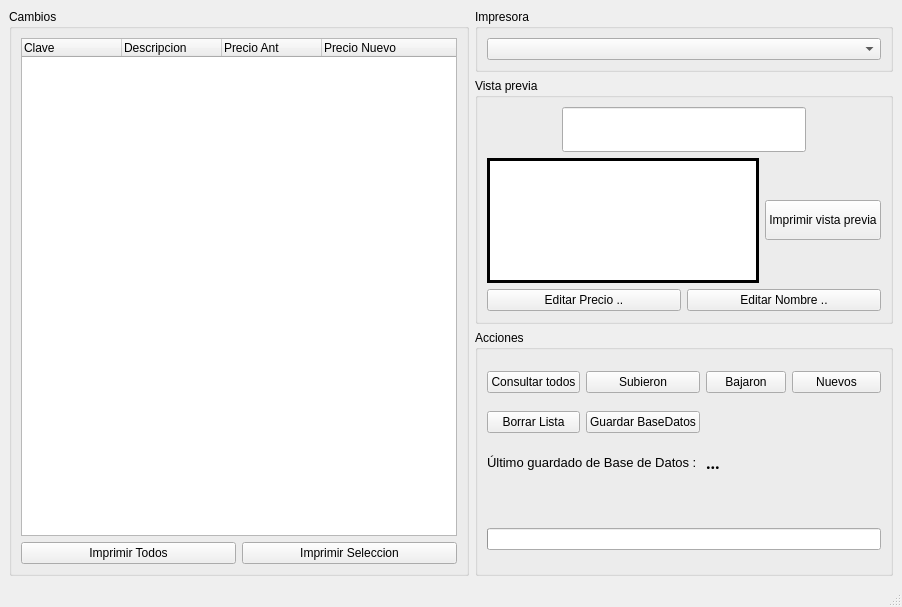
<?xml version="1.0" encoding="UTF-8"?>
<ui version="4.0">
 <class>PreciosEstantes</class>
 <widget class="QMainWindow" name="PreciosEstantes">
  <property name="geometry">
   <rect>
    <x>0</x>
    <y>0</y>
    <width>902</width>
    <height>607</height>
   </rect>
  </property>
  <property name="windowTitle">
   <string>PreciosEstantes</string>
  </property>
  <widget class="QWidget" name="centralwidget">
   <property name="enabled">
    <bool>true</bool>
   </property>
   <property name="sizePolicy">
    <sizepolicy hsizetype="Maximum" vsizetype="Maximum">
     <horstretch>0</horstretch>
     <verstretch>0</verstretch>
    </sizepolicy>
   </property>
   <layout class="QGridLayout" name="gridLayout">
    <item row="1" column="1">
     <widget class="QGroupBox" name="groupBox">
      <property name="sizePolicy">
       <sizepolicy hsizetype="Maximum" vsizetype="Preferred">
        <horstretch>0</horstretch>
        <verstretch>0</verstretch>
       </sizepolicy>
      </property>
      <property name="title">
       <string>Vista previa</string>
      </property>
      <layout class="QVBoxLayout" name="verticalLayout_4">
       <item>
        <layout class="QHBoxLayout" name="horizontalLayout">
         <item>
          <spacer name="horizontalSpacer">
           <property name="orientation">
            <enum>Qt::Horizontal</enum>
           </property>
           <property name="sizeHint" stdset="0">
            <size>
             <width>40</width>
             <height>20</height>
            </size>
           </property>
          </spacer>
         </item>
         <item>
          <widget class="QLineEdit" name="input">
           <property name="font">
            <font>
             <family>Century Gothic</family>
             <pointsize>20</pointsize>
            </font>
           </property>
          </widget>
         </item>
         <item>
          <spacer name="horizontalSpacer_2">
           <property name="orientation">
            <enum>Qt::Horizontal</enum>
           </property>
           <property name="sizeHint" stdset="0">
            <size>
             <width>40</width>
             <height>20</height>
            </size>
           </property>
          </spacer>
         </item>
        </layout>
       </item>
       <item>
        <layout class="QHBoxLayout" name="horizontalLayout_2">
         <item>
          <widget class="QLabel" name="previa">
           <property name="sizePolicy">
            <sizepolicy hsizetype="Fixed" vsizetype="Fixed">
             <horstretch>0</horstretch>
             <verstretch>0</verstretch>
            </sizepolicy>
           </property>
           <property name="minimumSize">
            <size>
             <width>272</width>
             <height>125</height>
            </size>
           </property>
           <property name="maximumSize">
            <size>
             <width>272</width>
             <height>125</height>
            </size>
           </property>
           <property name="sizeIncrement">
            <size>
             <width>0</width>
             <height>0</height>
            </size>
           </property>
           <property name="styleSheet">
            <string notr="true">border : 3px solid black; background: white;</string>
           </property>
           <property name="text">
            <string/>
           </property>
          </widget>
         </item>
         <item>
          <widget class="QPushButton" name="imprimir_previa">
           <property name="sizePolicy">
            <sizepolicy hsizetype="Preferred" vsizetype="Fixed">
             <horstretch>0</horstretch>
             <verstretch>0</verstretch>
            </sizepolicy>
           </property>
           <property name="minimumSize">
            <size>
             <width>0</width>
             <height>40</height>
            </size>
           </property>
           <property name="maximumSize">
            <size>
             <width>16777215</width>
             <height>40</height>
            </size>
           </property>
           <property name="text">
            <string>Imprimir vista previa</string>
           </property>
          </widget>
         </item>
        </layout>
       </item>
       <item>
        <layout class="QHBoxLayout" name="horizontalLayout_5">
         <item>
          <widget class="QPushButton" name="editar_precio">
           <property name="text">
            <string>Editar Precio ..</string>
           </property>
          </widget>
         </item>
         <item>
          <widget class="QPushButton" name="editar_nombre">
           <property name="text">
            <string>Editar Nombre ..</string>
           </property>
          </widget>
         </item>
        </layout>
       </item>
      </layout>
     </widget>
    </item>
    <item row="0" column="1">
     <widget class="QGroupBox" name="groupBox_4">
      <property name="sizePolicy">
       <sizepolicy hsizetype="Preferred" vsizetype="Maximum">
        <horstretch>0</horstretch>
        <verstretch>0</verstretch>
       </sizepolicy>
      </property>
      <property name="title">
       <string>Impresora</string>
      </property>
      <layout class="QHBoxLayout" name="horizontalLayout_4">
       <item>
        <widget class="QComboBox" name="combo_impresoras"/>
       </item>
      </layout>
     </widget>
    </item>
    <item row="0" column="0" rowspan="3">
     <widget class="QGroupBox" name="groupBox_3">
      <property name="sizePolicy">
       <sizepolicy hsizetype="Expanding" vsizetype="Expanding">
        <horstretch>0</horstretch>
        <verstretch>0</verstretch>
       </sizepolicy>
      </property>
      <property name="title">
       <string>Cambios</string>
      </property>
      <layout class="QVBoxLayout" name="verticalLayout">
       <item>
        <widget class="QTreeWidget" name="lista_cambios">
         <column>
          <property name="text">
           <string>Clave</string>
          </property>
         </column>
         <column>
          <property name="text">
           <string>Descripcion</string>
          </property>
         </column>
         <column>
          <property name="text">
           <string>Precio Ant</string>
          </property>
         </column>
         <column>
          <property name="text">
           <string>Precio Nuevo</string>
          </property>
         </column>
        </widget>
       </item>
       <item>
        <layout class="QHBoxLayout" name="horizontalLayout_3">
         <item>
          <widget class="QPushButton" name="imprimir_todos">
           <property name="text">
            <string>Imprimir Todos</string>
           </property>
          </widget>
         </item>
         <item>
          <widget class="QPushButton" name="imprimir_seleccion">
           <property name="text">
            <string>Imprimir Seleccion</string>
           </property>
          </widget>
         </item>
        </layout>
       </item>
      </layout>
     </widget>
    </item>
    <item row="2" column="1">
     <widget class="QGroupBox" name="groupBox_2">
      <property name="sizePolicy">
       <sizepolicy hsizetype="Preferred" vsizetype="Preferred">
        <horstretch>0</horstretch>
        <verstretch>0</verstretch>
       </sizepolicy>
      </property>
      <property name="title">
       <string>Acciones</string>
      </property>
      <layout class="QGridLayout" name="gridLayout_2">
       <item row="1" column="1">
        <widget class="QPushButton" name="borrar_lista">
         <property name="text">
          <string>Borrar Lista</string>
         </property>
        </widget>
       </item>
       <item row="1" column="2">
        <widget class="QPushButton" name="guardar_db">
         <property name="text">
          <string>Guardar BaseDatos</string>
         </property>
        </widget>
       </item>
       <item row="0" column="1">
        <widget class="QPushButton" name="consulta_todos">
         <property name="text">
          <string>Consultar todos</string>
         </property>
        </widget>
       </item>
       <item row="0" column="3">
        <widget class="QPushButton" name="consulta_bajaron">
         <property name="text">
          <string>Bajaron</string>
         </property>
        </widget>
       </item>
       <item row="0" column="2">
        <widget class="QPushButton" name="consulta_subieron">
         <property name="text">
          <string>Subieron</string>
         </property>
        </widget>
       </item>
       <item row="4" column="1" colspan="5">
        <widget class="QProgressBar" name="progreso_barra">
         <property name="enabled">
          <bool>true</bool>
         </property>
         <property name="sizePolicy">
          <sizepolicy hsizetype="Expanding" vsizetype="Maximum">
           <horstretch>0</horstretch>
           <verstretch>0</verstretch>
          </sizepolicy>
         </property>
         <property name="maximumSize">
          <size>
           <width>16777215</width>
           <height>16777215</height>
          </size>
         </property>
         <property name="value">
          <number>0</number>
         </property>
         <property name="textVisible">
          <bool>false</bool>
         </property>
         <property name="invertedAppearance">
          <bool>false</bool>
         </property>
         <property name="format">
          <string>%p%</string>
         </property>
        </widget>
       </item>
       <item row="2" column="3" colspan="3">
        <widget class="QLabel" name="fecha_db">
         <property name="font">
          <font>
           <family>Century Gothic</family>
           <pointsize>12</pointsize>
           <bold>true</bold>
          </font>
         </property>
         <property name="text">
          <string>...</string>
         </property>
        </widget>
       </item>
       <item row="0" column="4" colspan="2">
        <widget class="QPushButton" name="consulta_nuevos">
         <property name="sizePolicy">
          <sizepolicy hsizetype="Preferred" vsizetype="Fixed">
           <horstretch>0</horstretch>
           <verstretch>0</verstretch>
          </sizepolicy>
         </property>
         <property name="text">
          <string>Nuevos</string>
         </property>
        </widget>
       </item>
       <item row="2" column="1" colspan="2">
        <widget class="QLabel" name="label">
         <property name="sizePolicy">
          <sizepolicy hsizetype="Preferred" vsizetype="Maximum">
           <horstretch>0</horstretch>
           <verstretch>0</verstretch>
          </sizepolicy>
         </property>
         <property name="font">
          <font>
           <pointsize>10</pointsize>
           <bold>false</bold>
          </font>
         </property>
         <property name="text">
          <string>Último guardado de Base de Datos : </string>
         </property>
        </widget>
       </item>
       <item row="3" column="1" colspan="5">
        <widget class="QLabel" name="progreso_nombre">
         <property name="sizePolicy">
          <sizepolicy hsizetype="Preferred" vsizetype="Maximum">
           <horstretch>0</horstretch>
           <verstretch>0</verstretch>
          </sizepolicy>
         </property>
         <property name="font">
          <font>
           <family>Century Gothic</family>
           <pointsize>10</pointsize>
           <bold>true</bold>
          </font>
         </property>
         <property name="text">
          <string/>
         </property>
        </widget>
       </item>
      </layout>
     </widget>
    </item>
   </layout>
  </widget>
  <widget class="QMenuBar" name="menubar">
   <property name="geometry">
    <rect>
     <x>0</x>
     <y>0</y>
     <width>902</width>
     <height>22</height>
    </rect>
   </property>
  </widget>
  <widget class="QStatusBar" name="statusbar"/>
 </widget>
 <resources/>
 <connections/>
</ui>
